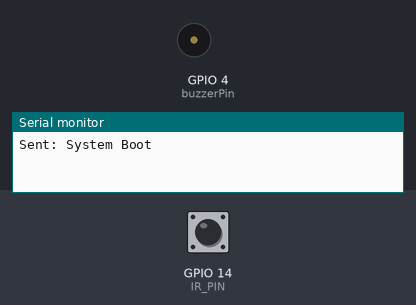
This program was run on a simulated ESP32. Parts: buzzer (waves = sounding), the last lines printed to the serial monitor. The test bench sets the inputs (shaded band); at power-on: GPIO 14 (IR_PIN) HIGH. WiFi joins after 1.5 s; servers stay silent unless stated; uploads are accepted with an empty reply; not simulated (calls return 0 or success): secrets.h.

Above: at 3.9 s.
4.0 s: GPIO 14 (IR_PIN) pulsed LOW 2 times (0.12 s each, 0.3 s apart)
At 5.9 s:
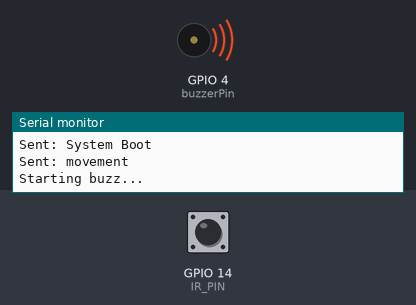
Timing chart, 0 to 8.7 s (numbered marks = the images above; inputs shaded):
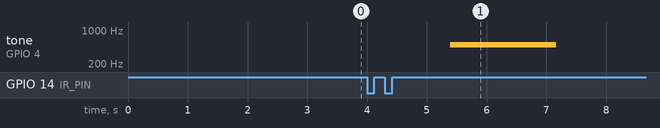

The program:

main.cpp
```cpp
#include <Arduino.h>
#include <WiFi.h>
#include <WiFiClientSecure.h>
#include "secrets.h"

// Timing variables for heartbeat and event tracking
unsigned long lastEventTime = 0;
const long heartbeatInterval = 120000;

// Buzzer state tracking
unsigned long buzzerStartTime = 0;
bool buzzerIsActive = false;

// IR sensor configuration
const int IR_PIN = 14;
const int buzzerPin = 4;
volatile bool detected = false;

// WiFi and Supabase configuration
const char* ssid = "Kweh";
const char* password = "Aaaa1111";
const char* supabaseUrl = "mpghpytgetjbjrfgbaoz.supabase.co";
const char* apiKey = SUPABASE_KEY;
void IRAM_ATTR isr() {
  detected = true;
}

void updateSupabase(String eventType) {
  WiFiClientSecure client;
  client.setInsecure();

  if (client.connect(supabaseUrl, 443)) {
    String jsonString = "{\"event_type\": \"" + eventType + "\"}";

    client.print("POST /rest/v1/MouseDetector HTTP/1.1\r\n");
    client.print("Host: " + String(supabaseUrl) + "\r\n");
    client.print("apikey: " + String(apiKey) + "\r\n");
    client.print("Authorization: Bearer " + String(apiKey) + "\r\n");
    client.print("Content-Type: application/json\r\n");
    client.print("Prefer: return=minimal\r\n");
    client.print("Content-Length: " + String(jsonString.length()) + "\r\n");
    client.print("Connection: close\r\n\r\n");
    client.print(jsonString);

    // Read response completely
    unsigned long timeout = millis();
    while (client.connected() && millis() - timeout < 3000) {
      if (client.available()) {
        client.readString(); // Read the whole response to close socket properly
      }
    }
    client.stop();
    lastEventTime = millis(); // Reset heartbeat timer on success
    Serial.println("Sent: " + eventType);
  } else {
    Serial.println("Connection failed!");
  }
}

void setup() {
  Serial.begin(115200);
  pinMode(buzzerPin, OUTPUT);
  pinMode(IR_PIN, INPUT_PULLUP);

  attachInterrupt(digitalPinToInterrupt(IR_PIN), isr, RISING);

  WiFi.begin(ssid, password);
  while (WiFi.status() != WL_CONNECTED) { delay(500); }

  updateSupabase("System Boot");
}

void playBuzz() {
  Serial.println("Starting buzz...");
  tone(buzzerPin, 500);
  buzzerStartTime = millis(); // Record the start time
  buzzerIsActive = true;      // Flag that the buzzer is currently on
}

void loop() {
  if (detected) {
    detected = false;
    updateSupabase("movement");
    playBuzz();
  }

  if (buzzerIsActive && (millis() - buzzerStartTime >= 500)) {
    noTone(buzzerPin);
    buzzerIsActive = false; // Reset the flag
    Serial.println("Buzzer stopped.");
  }

  if ((millis() - lastEventTime) > heartbeatInterval) {
    updateSupabase("heartbeat");
  }

  delay(10);
}
```

Measured:
- after the input at 4.0 s, tone on GPIO 4 (buzzerPin): silent → 500 Hz after 1.4 s, → silent 1.8 s later
